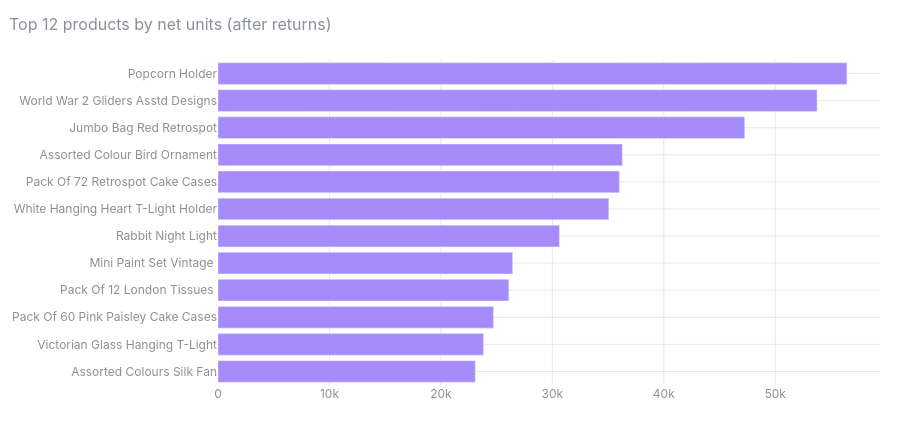

The notebook cell saved with this chart:
### Code cell
viz.top_products(df, 'Units')

### Figure 1 — Plotly figure (JSON) as saved in the notebook; plotly's stock layout.template omitted (floating-point values rounded to 4 significant figures)
{"data": [{"hovertemplate": "%{y}<br>%{x:,.0f}<extra></extra>", "marker": {"color": "#a78bfa"}, "orientation": "h", "type": "bar", "x": [23082, 23825, 24719, 26095, 26437, 30631, 35063, 36016, 36282, 47256, 53751, 56427], "y": ["Assorted Colours Silk Fan", "Victorian Glass Hanging T-Light", "Pack Of 60 Pink Paisley Cake Cases", "Pack Of 12 London Tissues ", "Mini Paint Set Vintage ", "Rabbit Night Light", "White Hanging Heart T-Light Holder", "Pack Of 72 Retrospot Cake Cases", "Assorted Colour Bird Ornament", "Jumbo Bag Red Retrospot", "World War 2 Gliders Asstd Designs", "Popcorn Holder"]}], "layout": {"font": {"color": "#8a8f98", "family": "Inter, system-ui, sans-serif", "size": 12}, "height": 430, "hoverlabel": {"font": {"size": 12}}, "legend": {"bgcolor": "rgba(0,0,0,0)"}, "margin": {"b": 45, "l": 50, "r": 20, "t": 60}, "paper_bgcolor": "rgba(0,0,0,0)", "plot_bgcolor": "rgba(0,0,0,0)", "title": {"font": {"size": 16}, "text": "Top 12 products by net units (after returns)", "x": 0.01}, "xaxis": {"gridcolor": "rgba(128,128,128,.18)", "zeroline": false}, "yaxis": {"gridcolor": "rgba(128,128,128,.18)", "zeroline": false}}}
